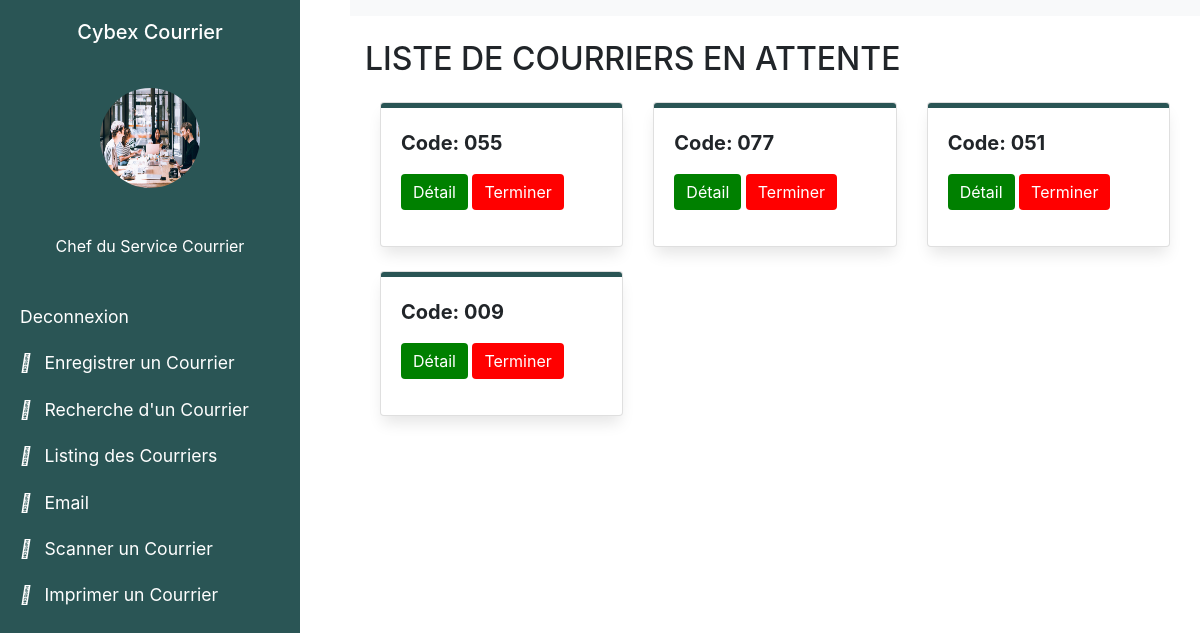
The app's page /courrier_attente/, older data.
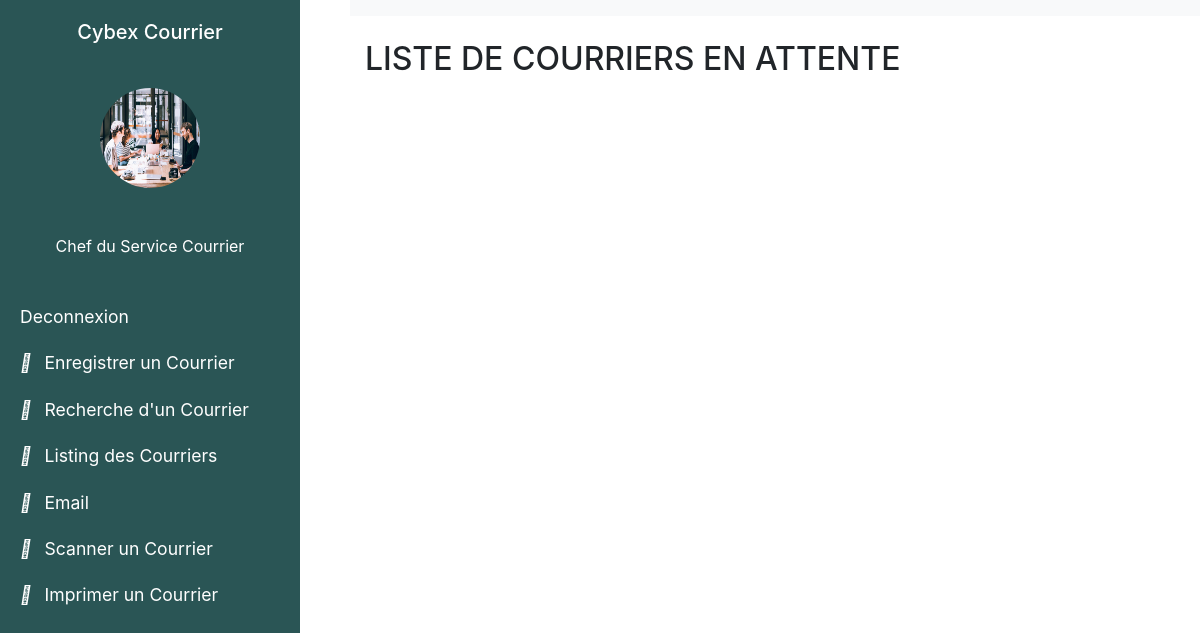
The same page, newer data.
### senat/models.py (models this page shows, shortened)
class Courrier(models.Model):
    transmetteur = models.CharField(max_length=150, choices=EMETTEUR)
    recepteur = models.CharField(max_length=100, choices=RECEPTEUR)
    types = models.CharField(max_length=100, choices=TYPES_COURRIERS)
    structure = models.CharField(max_length=100, choices=STRUCTURE, null=True, blank=True)
    code = models.CharField(max_length=100, null=False, blank=False)
    annee = models.CharField(max_length=100, null=True, blank=True)
    date = models.DateField(blank=True, null=True, default=date.today)
    objet = models.CharField(max_length=10000, null=False, blank=False)
    service_traitement = models.CharField(max_length=150, choices=SERVICE_TRAITEMENT)
    mention = models.CharField(max_length=100, choices=MENTION, null=True, blank=True)
    is_active = models.BooleanField(default=True)
    created_at = models.DateTimeField(auto_now_add=True)
    class Meta:
        db_table = "courrier"

### senat/views.py (the view)
# urls.py: path('courrier_attente/', views.courrier_attente, name='courrier_attente'),
def courrier_attente(request):
    courrier = Courrier.objects.filter(mention="ETUDE ET COMPTE RENDU", is_active=True)
    return render(request, 'courrier_attente.html', {"courrier": courrier})

### senat/templates/courrier_attente.html (shortened to what this page needs)
{% load static %}
{% load crispy_forms_tags %}
<!DOCTYPE html>
<html>
<head>
<link rel="stylesheet" href="https://stackpath.bootstrapcdn.com/font-awesome/4.7.0/css/font-awesome.min.css">
<link rel="stylesheet" href="https://stackpath.bootstrapcdn.com/bootstrap/4.3.1/css/bootstrap.min.css">
</head>
<body>
    <div class="wrapper">
        <nav id="sidebar">
            <div class="sidebar-header text-center">
                <h5>Cybex Courrier</h5>
            </div>
            <div class="text-center">
                <img src="{% static 'landing/assets/img/about.jpg' %}" class="img logo rounded-circle mb-3 mt-3" style="width: 100px; height: 100px;">
            </div>
            <p class="text-center" style="color: #fff"> <br> Chef du Service Courrier</p>
            <ul class="list-unstyled components">
                <li class="active">
                    <a href="{% url 'account:index' %}">
                        Deconnexion
                    </a>
                </li>
                <li>
                    <a href="{% url 'senat:chef_service' %}">
                        <i class="fas fa-user mr-2"></i>
                        Enregistrer un Courrier
                    </a>
                </li>
                <li>
                    <a href="{% url 'senat:search_chef' %}">
                        <i class="fas fa-tasks mr-2"></i>
                        Recherche d'un Courrier
                    </a>
                </li>
                <li>
                    <a href="{% url 'senat:list_courrier' %}">
                        <i class="fas fa-cog mr-2"></i>
                        Listing des Courriers
                    </a>
                </li>
                <li>
                    <a href="{% url 'senat:envoi_email' %}">
                        <i class="fas fa-cog mr-2"></i>
                        Email
                    </a>
                </li>
                <li>
                    <a href="{% url 'senat:scan' %}">
                        <i class="fas fa-cog mr-2"></i>
                        Scanner un Courrier
                    </a>
                </li>
                <li>
                    <a href="{% url 'senat:captures' %}">
                        <i class="fas fa-cog mr-2"></i>
                        Imprimer un Courrier
                    </a>
                </li>
            </ul>
        </nav>
        <div id="content" >
            <nav class="navbar navbar-expand-lg navbar-light bg-light">
            </nav>
            <div class="container-fluid">
                <h2 class="mb-4 mt-4">LISTE DE COURRIERS EN ATTENTE</h2>
                <div class="container">
                    <div class="row">
                        {% for courriers in courrier %}
                            <div class="col-12 col-sm-6 col-lg-4 mb-4">
                                <div class="card" style="border-color:; box-shadow: 0px 10px 15px -3px rgba(0,0,0,0.1);">
                                    <div class="card-body" style="border-top: 5px solid #2a5555; border-radius: 3px;">
                                        <p style="font-size: 20px; font-weight: bold;">
                                            Code: {{ courriers.code }}
                                        <p>
                                        <a style="color: black" href=" {% url 'senat:courrier_attente_detail' courriers.id %} ">
                                            <button type="button" class="btn btn-primary" style="background-color: green; border: none">Détail</button>
                                        </a>
                                        <button type="button" class="btn btn-primary" style="background-color: red; border: none" data-toggle="modal" data-target="#exampleModal">Terminer</button>
                                    </div>
                                </div>
                            </div>
                        {% endfor %}
                    </div>
                </div>
            </div>
        </div>
    </div>
</body>
</html>

Row changes from the older to the newer data that the page shows:
removed Courrier: code "055"
removed Courrier: code "077"
removed Courrier: code "051"
removed Courrier: code "009"
